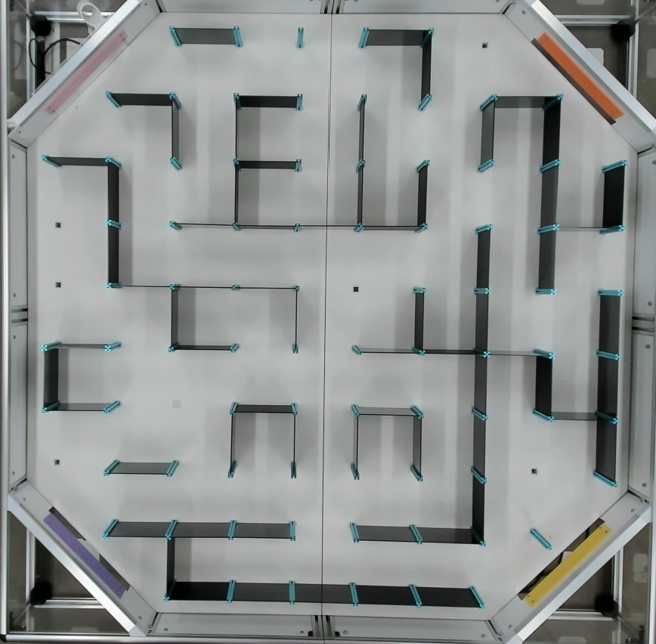
#> input picture mazemapping/img1.png, 656 x 644 px
$ python clip_grid.py img1.png
#> lines starting #> are read from the running program, lines starting #| are printed output that depends on the picture; after the words box and inside, x2 and y2 are one past the last pixel; in counts of white or black regions, pixels touching at a corner belong together
#> in main, image is the input picture: shape (644, 656, 3); mean B, G, R 144.5, 145.9, 142.7
"""Infer a perspective-aware maze grid from the cyan wall clips.

The clips lie on the boundaries of the maze cells.  Their detected centres
are clustered into row/column boundary indices and a homography is fitted
from logical grid coordinates to image pixels.  Node positions are then the
projected centres between adjacent boundary lines.

This module does not alter or warp the source image.
"""

from __future__ import annotations

import argparse
import json
from pathlib import Path
from typing import List, NamedTuple, Sequence, Tuple

import cv2
import numpy as np


Point = Tuple[int, int]


class ClipComponent(NamedTuple):
    x: float
    y: float
    area: int


class ClipGridResult(NamedTuple):
    """Result of detecting clips and fitting the logical maze grid."""

    clip_centres: np.ndarray
    node_positions: List[Point]
    homography: np.ndarray
    inlier_count: int
    median_fit_error: float


# OpenCV HSV hue spans 0 to 179.  These defaults cover the cyan clips in the
# supplied maze photographs while excluding the orange/purple corner strips.
DEFAULT_HUE_MIN = 82
DEFAULT_HUE_MAX = 108
DEFAULT_SATURATION_MIN = 30
DEFAULT_VALUE_MIN = 40

DEFAULT_MIN_COMPONENT_AREA = 100
DEFAULT_MAX_COMPONENT_AREA = 1000
DEFAULT_MAX_COMPONENT_SIZE = 60
DEFAULT_MERGE_DISTANCE = 16.0
DEFAULT_RANSAC_THRESHOLD = 5.0


def detect_cyan_clip_components(
    image: np.ndarray,
    hue_min: int = DEFAULT_HUE_MIN,
    hue_max: int = DEFAULT_HUE_MAX,
    saturation_min: int = DEFAULT_SATURATION_MIN,
    value_min: int = DEFAULT_VALUE_MIN,
    minimum_area: int = DEFAULT_MIN_COMPONENT_AREA,
    maximum_area: int = DEFAULT_MAX_COMPONENT_AREA,
    maximum_component_size: int = DEFAULT_MAX_COMPONENT_SIZE,
) -> List[ClipComponent]:
    """Detect small cyan connected components that look like wall clips."""
#> called with hue_min = 82, hue_max = 108, saturation_min = 30, value_min = 40, minimum_area = 100, maximum_area = 1000, maximum_component_size = 60
    if image is None or image.size == 0:
        raise ValueError("The supplied image is empty.")

    hsv = cv2.cvtColor(image, cv2.COLOR_BGR2HSV)
#> hsv: shape (644, 656, 3); mean H, S, V 73.1, 12.3, 146.8
    cyan_mask = cv2.inRange(
        hsv,
        (hue_min, saturation_min, value_min),
        (hue_max, 255, 255),
    )
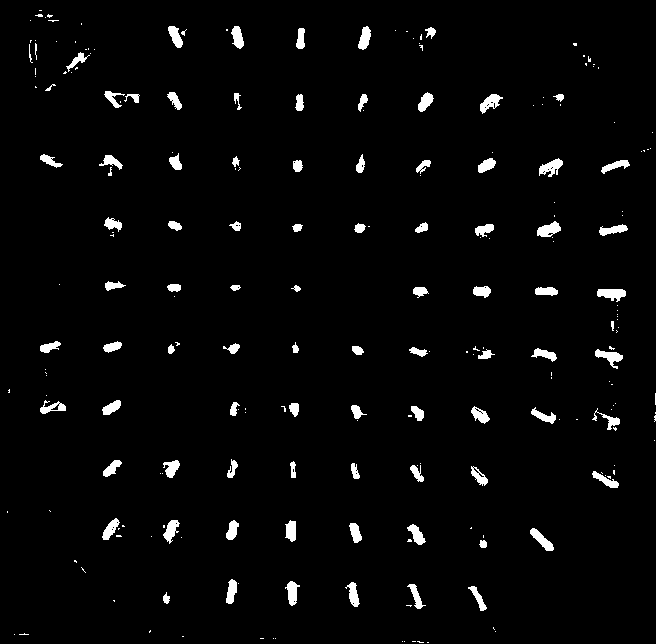
#> cyan_mask: shape (644, 656); 2.9% white; 232 white regions (144 under 20 px), largest, box (x1, y1, x2, y2) and area: (597, 289, 626, 302) 258, (539, 158, 563, 177) 246, (537, 221, 561, 237) 241
    cyan_mask = cv2.morphologyEx(
        cyan_mask,
        cv2.MORPH_CLOSE,
        np.ones((3, 3), dtype=np.uint8),
        iterations=1,
    )
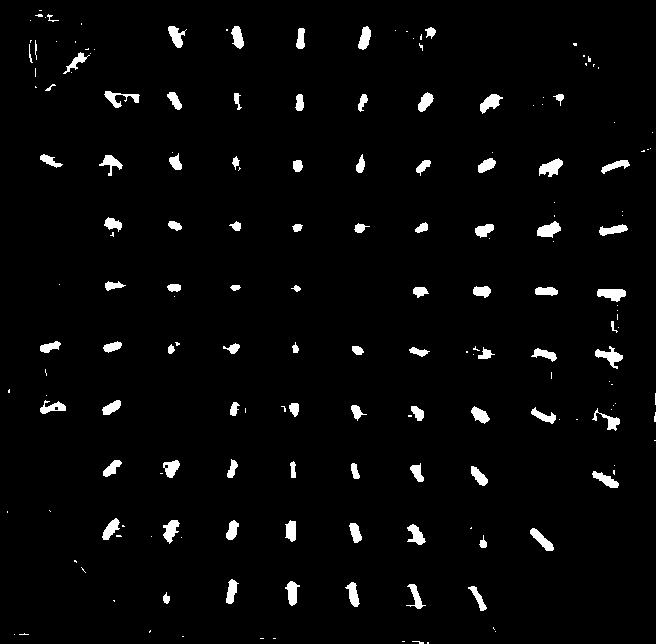
#> cyan_mask: shape (644, 656); 3% white; 182 white regions (95 under 20 px), largest, box (x1, y1, x2, y2) and area: (597, 289, 626, 302) 266, (539, 158, 563, 177) 265, (595, 346, 623, 369) 265

    component_count, _, statistics, centroids = (
        cv2.connectedComponentsWithStats(cyan_mask, connectivity=8)
    )
#> component_count = 183; statistics = 183 rows, first 6: [0, 0, 656, 644, 409890], [39, 10, 3, 1, 3], [35, 14, 8, 3, 17], [47, 14, 12, 8, 28], [45, 17, 1, 1, 1], [30, 20, 1, 1, 1]; centroids = 183 pairs, first value 7 to 655, second value 10 to 642.5

    components: List[ClipComponent] = []
    for component_id in range(1, component_count):
        width = int(statistics[component_id, cv2.CC_STAT_WIDTH])
        height = int(statistics[component_id, cv2.CC_STAT_HEIGHT])
        area = int(statistics[component_id, cv2.CC_STAT_AREA])

        if not minimum_area <= area <= maximum_area:
            continue
        if width < 2 or height < 2:
            continue
        if width > maximum_component_size or height > maximum_component_size:
            continue

        components.append(
            ClipComponent(
                x=float(centroids[component_id, 0]),
                y=float(centroids[component_id, 1]),
                area=area,
            )
        )
#> this loop made 182 passes
#> (width, height, area) on passes 3, 7, 8: (12, 8, 28), (19, 22, 218), (13, 23, 197)
#> (the rest of the program and of its run is left out)
